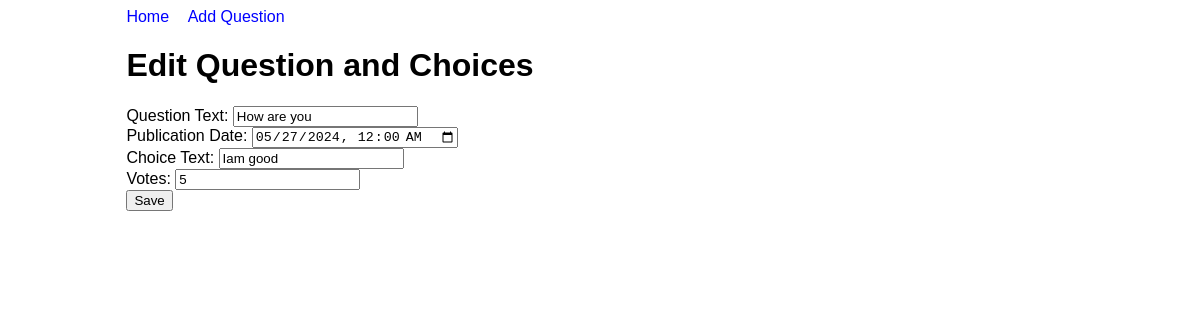
The page /update/3/ on the database its author committed.
### base/models.py (models this page shows, shortened)
class Question(models.Model):
    question_text = models.CharField(max_length=200)
    pub_date = models.DateTimeField("date published")

class Choice(models.Model):
    question = models.ForeignKey(Question, on_delete=models.CASCADE)
    choice_text = models.CharField(max_length=200)
    votes = models.IntegerField(default=0)

### base/views.py (the view, shortened to what this page needs)
# urls.py: path('update/<int:question_id>/', views.update, name='update'),
def update(request, question_id):
    question =Question.objects.get(id=question_id)
    choices = Choice.objects.filter(question=question)
    context = {
        'question': question,
        'choices': choices,
    }
    return render(request, 'update.html', context)

### templates/update.html (shortened to what this page needs)
{% extends "base_generic.html" %}
{% block content %}
  <h1>Edit Question and Choices</h1>
  <form method="post">
    <label for="question_text">Question Text:</label>
    <input type="text" name="question_text" value="{{ question.question_text }}"><br>
    <label for="pub_date">Publication Date:</label>
    <input type="datetime-local" name="pub_date" value="{{ question.pub_date|date:"Y-m-d\TH:i" }}"><br>
    {% for choice in choices %}
      <label for="choice_text">Choice Text:</label>
      <input type="text" name="choice_text" value="{{ choice.choice_text }}"><br>
      <label for="votes">Votes:</label>
      <input type="number" name="votes" value="{{ choice.votes }}"><br>
    {% endfor %}
    <button type="submit">Save</button>
  </form>
{% endblock %}

### templates/base_generic.html (style rules this page uses)
body { font-family: Arial, sans-serif; }

### rows shown on the page
Question: question_text "How are you", pub_date "05/27/2024 00:00"
Choice: choice_text "Iam good", votes "5"
